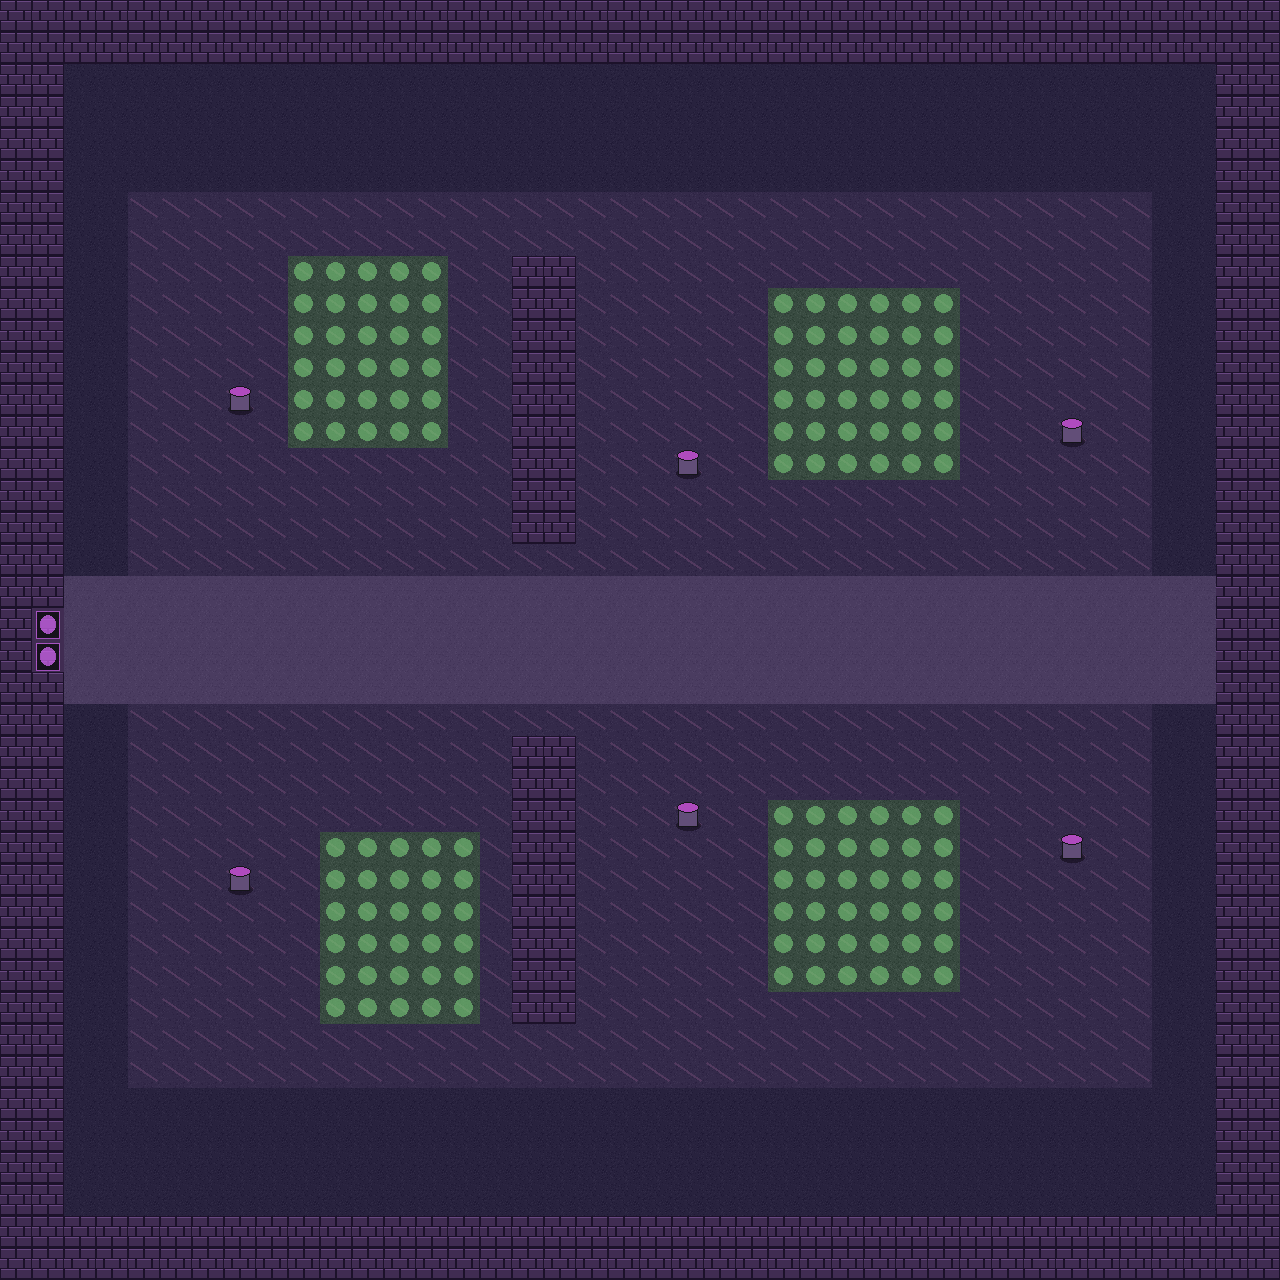

The image is a tile-based game level rendered from a .tmx file. Its description and source (layers, tilesets, objects; grid data summarised) follow:
An orthogonal 40x40 tile map with 32x32 px tiles, 5 tile layers (Tile Layer 1, hazard_poison, dinding, pillars, ...).

<map version="1.10" tiledversion="1.12.2" orientation="orthogonal" renderorder="right-down" width="40" height="40" tilewidth="32" tileheight="32" infinite="0" nextlayerid="6" nextobjectid="1">
 <tileset firstgid="1" source="assets/tilesets/biome_tiles.tsx" />
 <layer id="1" name="Tile Layer 1" width="40" height="40">
  <data>[1600 cells, 1600 non-empty, 3 distinct tile ids]</data>
 </layer>
 <layer id="2" name="hazard_poison" width="40" height="40">
  <data>[1600 cells, 132 non-empty, 1 distinct tile ids]</data>
 </layer>
 <layer id="3" name="dinding" width="40" height="40">
  <data>[1600 cells, 340 non-empty, 1 distinct tile ids]</data>
 </layer>
 <layer id="4" name="pillars" width="40" height="40">
  <data>[1600 cells, 6 non-empty, 1 distinct tile ids]</data>
 </layer>
 <layer id="5" name="pintu" width="40" height="40">
  <data>[1600 cells, 2 non-empty, 1 distinct tile ids]</data>
 </layer>
</map>
